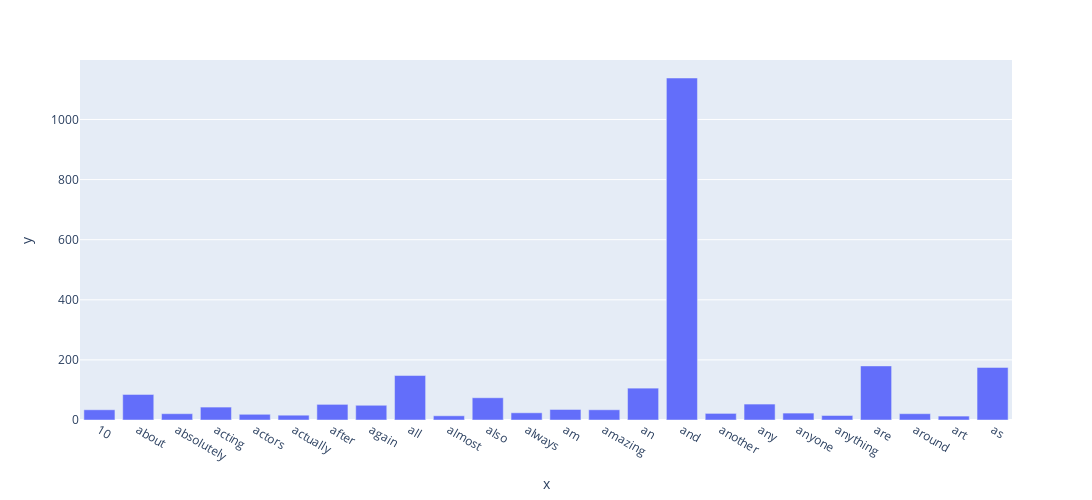

The code cell stored with this chart in its notebook:
### Code cell
my_freq = np.array(term_frequencies[:300])
my_vocab = feature_names[np.where(my_freq > 10)]

graph = px.bar(x=my_vocab, y=my_freq[np.where(my_freq > 10)])
graph.update_layout(
	width=1200,
	height=500,
)

graph.show()

### Figure 1 — Plotly figure (JSON) as saved in the notebook; plotly's stock layout.template omitted (floating-point values rounded to 4 significant figures)
{"data": [{"alignmentgroup": "True", "hovertemplate": "x=%{x}<br>y=%{y}<extra></extra>", "legendgroup": "", "marker": {"color": "#636efa", "pattern": {"shape": ""}}, "name": "", "offsetgroup": "", "orientation": "v", "showlegend": false, "textposition": "auto", "type": "bar", "x": ["10", "about", "absolutely", "acting", "actors", "actually", "after", "again", "all", "almost", "also", "always", "am", "amazing", "an", "and", "another", "any", "anyone", "anything", "are", "around", "art", "as"], "xaxis": "x", "y": [34, 85, 21, 43, 19, 16, 52, 49, 148, 14, 74, 24, 35, 34, 106, 1138, 22, 53, 23, 15, 180, 21, 13, 175], "yaxis": "y"}], "layout": {"barmode": "relative", "height": 500, "legend": {"tracegroupgap": 0}, "margin": {"t": 60}, "width": 1200, "xaxis": {"anchor": "y", "domain": [0, 1], "title": {"text": "x"}}, "yaxis": {"anchor": "x", "domain": [0, 1], "title": {"text": "y"}}}}
